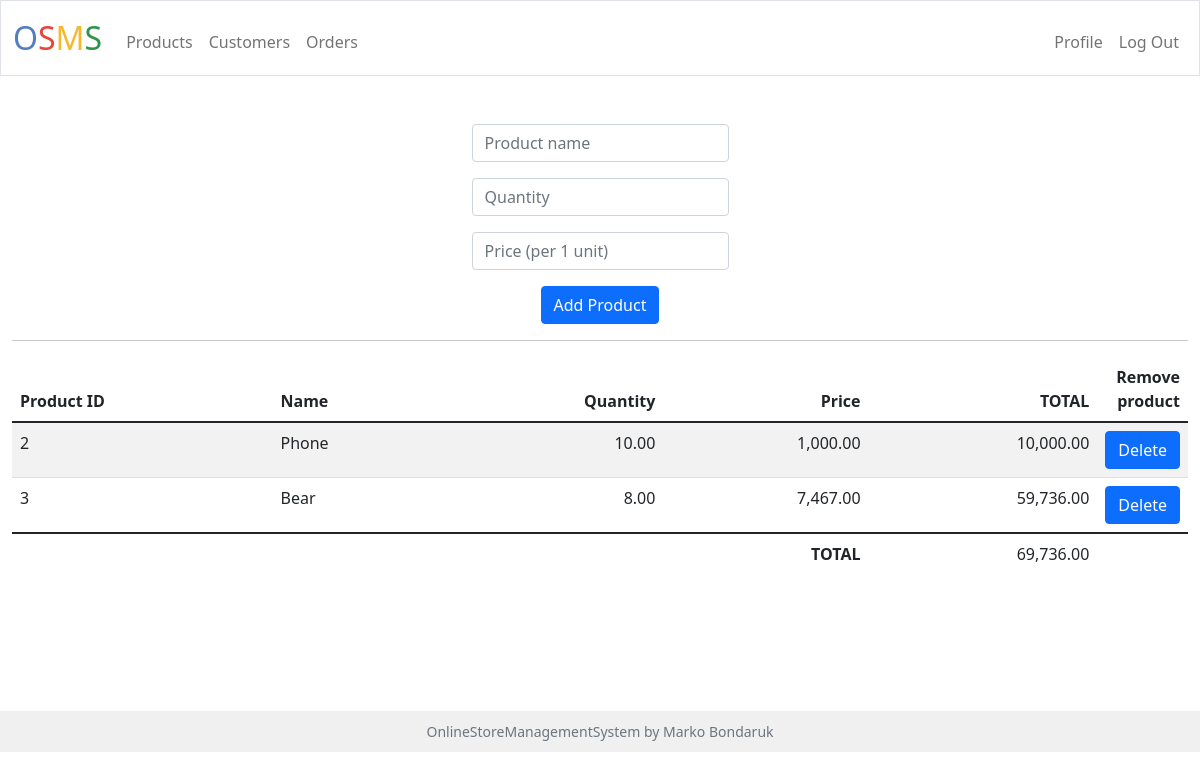
Screenshot of /products (signed in) with the database file from the repository.
### tables this page shows
CREATE TABLE products (
        id INTEGER PRIMARY KEY,
        user_id INTEGER NOT NULL,
        name TEXT NOT NULL,
        quantity INTEGER,
        price INTEGER,  
        FOREIGN KEY(user_id) REFERENCES users(id) ON DELETE SET NULL
    );

### project.py (the view)
@app.route("/products", methods=["GET", "POST"])
@login_required
def products():
    cursor = get_cursor()
    cursor.execute("SELECT * FROM products WHERE user_id = ?", (session["user_id"],))
    products = cursor.fetchall()
    status = False
    total_price = 0
    if len(products) == 0:
        status = True
    for product in products:
            total_price += product[-1] * product[-2]
    if request.method == "POST":
        name = request.form.get("productname").lower().strip()
        if not name:
            return render_template("products.html", name_empty=True, products=products, empty_list=status, total_price=total_price)
        try:
            quantity = int(request.form.get("quantity"))
        except ValueError:
            print("Error: Quantity is not a valid number")
            return render_template("products.html", error_quantity=True, products=products, empty_list=status, total_price=total_price)
        try:
            price = round(float(request.form.get("price")), 2)
        except ValueError:
            print("Error: Price is not a valid number")
            return render_template("products.html", error_price=True, products=products, empty_list=status, total_price=total_price)
        cursor.execute("INSERT INTO products (user_id, name, quantity, price) VALUES (?, ?, ?, ?)",
                    (session["user_id"], name, quantity, price))
        cursor.connection.commit()
        cursor.execute("SELECT * FROM products WHERE user_id = ?", (session["user_id"],))
        products = cursor.fetchall()
        status = False
        total_price = 0
        for product in products:
            total_price += product[-1] * product[-2]
        cursor.close()
        return render_template("products.html", products=products, total_price=total_price, empty_list=status)
    else:
        cursor.close()
        return render_template("products.html", products=products, total_price=total_price, empty_list=status)

### helpers.py (called while the page is built)
def login_required(f):
    @wraps(f)
    def decorated_function(*args, **kwargs):
        if session.get("user_id") is None:
            return redirect("/login")
        return f(*args, **kwargs)
    return decorated_function

def format_number(value):
    return f"{value:,.2f}"

### project.py (called while the page is built)
def get_cursor():
    return sqlite3.connect('app.db').cursor()

@app.after_request
def after_request(response):
    response.headers["Cache-Control"] = "no-cache, no-store, must-revalidate"
    response.headers["Expires"] = 0
    response.headers["Pragma"] = "no-cache"
    return response

### templates/products.html (shortened to what this page needs)
{% extends "layout.html" %}
{% block main %}
<div>
    <form action="/products" method="post">
        <div class="mb-3">
            <input class="form-control mx-auto w-auto" id="productname" name="productname" placeholder="Product name">
        </div>
        <div class="mb-3">
            <input class="form-control mx-auto w-auto" id="quantity" name="quantity" placeholder="Quantity">
        </div>
        <div class="mb-3">
            <input class="form-control mx-auto w-auto" id="price" name="price" placeholder="Price (per 1 unit)">
        </div>
        <button class="btn btn-primary" type="submit">Add Product</button>
    </form>
    <hr>
    {% if empty_list %}
    <p class="header">Products table is currently empty. Add your products below.</p>
    {% else %}
    <table class="table table-striped">
        <thead>
            <tr>
                <th class="text-start">Product ID</th>
                <th class="text-start">Name</th>
                <th class="text-end">Quantity</th>
                <th class="text-end">Price</th>
                <th class="text-end">TOTAL</th>
                <th class="text-end">Remove product</th>
            </tr>
        </thead>
       <tbody>
            {% for product in products %}
                <tr>
                    <td class="text-start">{{ product[0] }}</td>
                    <td class="text-start">{{ product[2].title() }}</td>
                    <td class="text-end">{{ product[3] | format_number }}</td>
                    <td class="text-end">{{ product[4] | format_number }}</td>
                    <td class="text-end">{{ (product[3] * product[4]) | format_number }}</td>
                    <td style="text-align: right; width: 1%;">
                        <form action="/delete_product" method="post">
                            <button class="btn btn-primary" type="submit">Delete</button>
                        </form>
                    </td>
                </tr>
            {% endfor %}
        </tbody>
        <tfoot>
            <tr>
                <td class="border-0 fw-bold text-end" colspan="4">TOTAL</td>
                <td class="border-0 w-bold text-end">{{ total_price | format_number}}</td>
            </tr>
        </tfoot>
    </table>
    {% endif %}
</div>
{% endblock %}

### static/styles.css (style rules this page uses)
body { min-height: 100vh; margin: 0; padding: 0; display: flex; flex-direction: column; }

### rows the page displays
products: id "2", name "Phone", quantity "10.00", price "1,000.00", (product[3]*product[4])|format_number "10,000.00"
products: id "3", name "Bear", quantity "8.00", price "7,467.00", (product[3]*product[4])|format_number "59,736.00"

### other values shown
{{ total_price | format_number }} "69,736.00"
